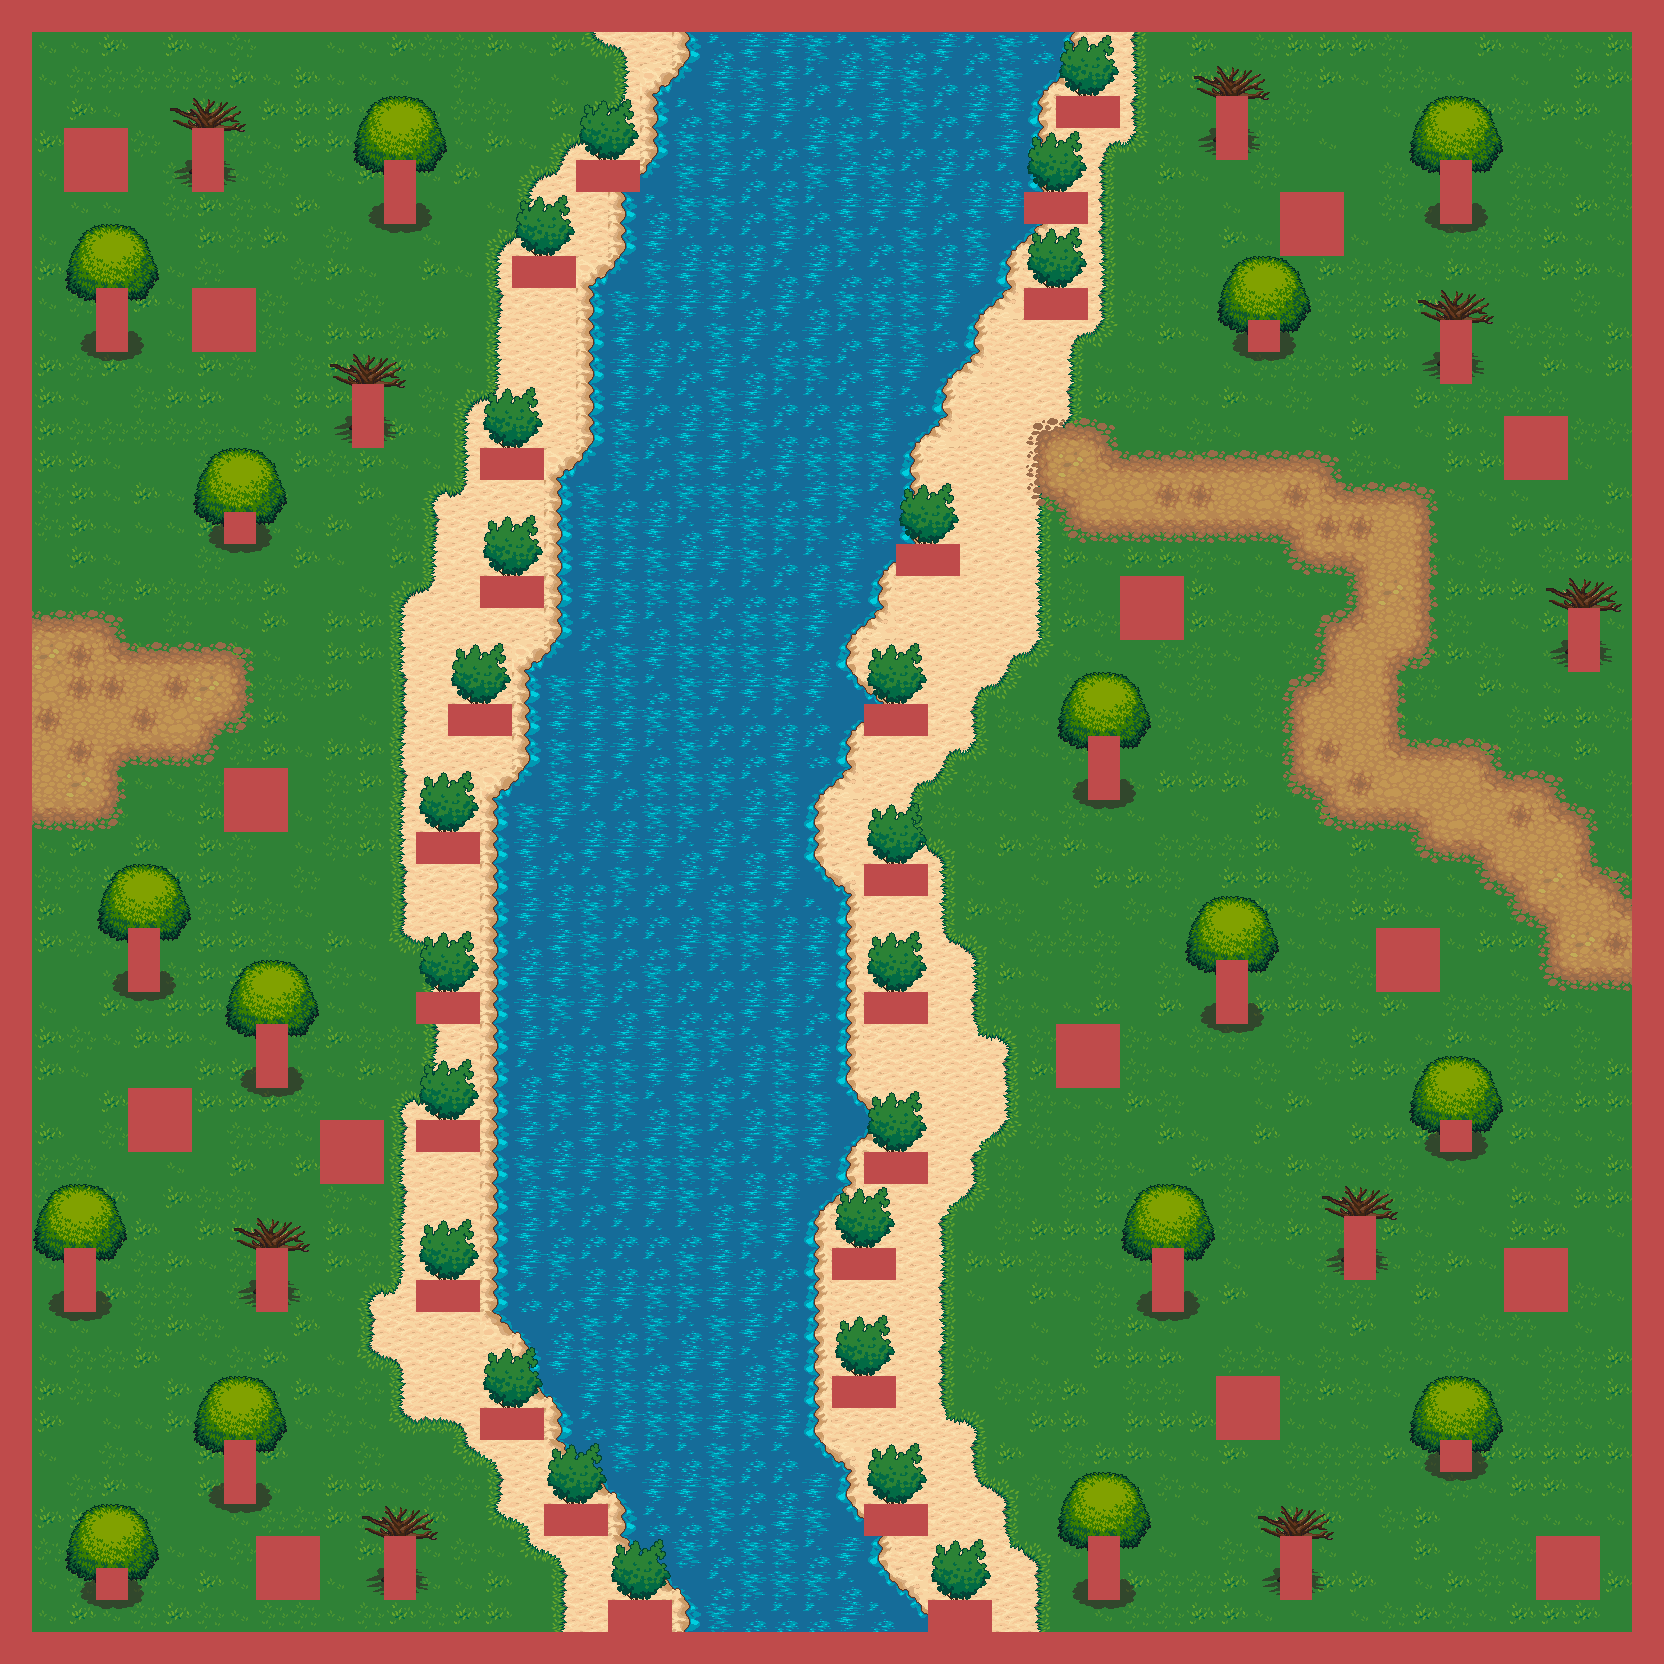

Below is a game level as drawn by its tile map, then a one-line description and the .tmx that defines it (tile-layer data replaced by summaries):
An orthogonal 52x52 tile map with 32x32 px tiles, 6 tile layers (Tile Layer 1, Tile Layer 2, Tile Layer 3, Tile Layer 4, ...), 5 tilesets.

<map version="1.0" tiledversion="1.1.5" orientation="orthogonal" renderorder="right-down" width="52" height="52" tilewidth="32" tileheight="32" infinite="0" nextobjectid="1">
 <tileset firstgid="1" source="../assets/Terrain.tsx" />
 <tileset firstgid="1025" source="../assets/trunk.tsx" />
 <tileset firstgid="1043" source="../assets/treetop.tsx" />
 <tileset firstgid="1085" source="../assets/castlefloors.tsx" />
 <tileset firstgid="1185" source="../assets/plant repack.tsx" />
 <layer name="Tile Layer 1" width="52" height="52">
  <data>[2704 cells, 2500 non-empty, 3 distinct tile ids]</data>
 </layer>
 <layer name="Tile Layer 2" width="52" height="52">
  <data>[2704 cells, 2045 non-empty, 11 distinct tile ids]</data>
 </layer>
 <layer name="Tile Layer 3" width="52" height="52">
  <data>[2704 cells, 1693 non-empty, 25 distinct tile ids]</data>
 </layer>
 <layer name="Tile Layer 4" width="52" height="52">
  <data>[2704 cells, 446 non-empty, 37 distinct tile ids]</data>
 </layer>
 <layer name="Tile Layer 5" width="52" height="52">
  <data>[2704 cells, 267 non-empty, 16 distinct tile ids]</data>
 </layer>
 <layer name="Tile Layer 6" width="52" height="52">
  <data>[2704 cells, 353 non-empty, 1 distinct tile ids]</data>
 </layer>
</map>
